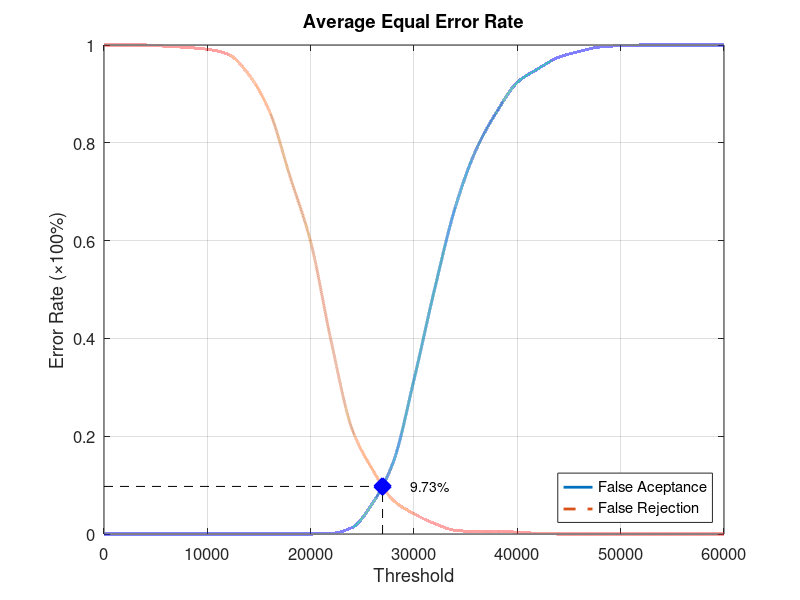
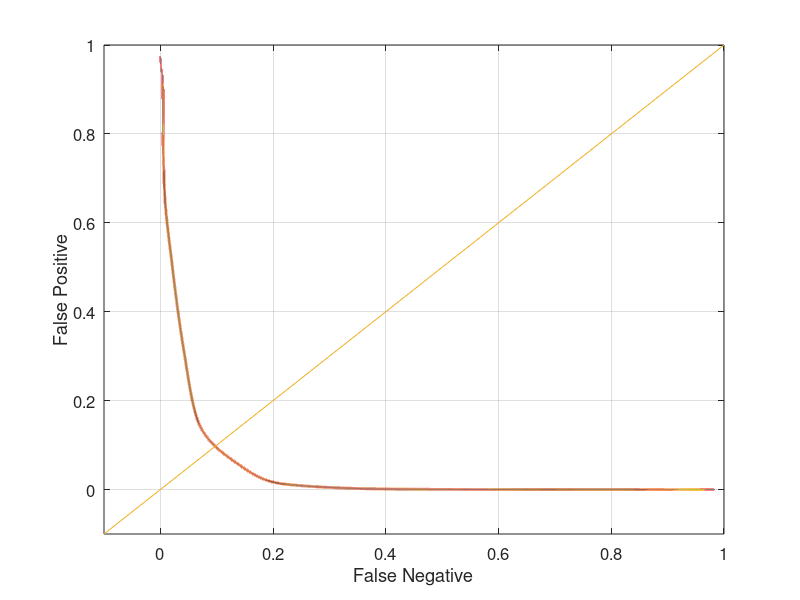

The MATLAB script that drew these images, in order:
function yEER = Experiment2Average
close all;
clear;
clc;
x = 0:2000:60000;
xq = 0:0.5:60000;

y0 = [0 0 0 0 0 0 0 0 0 0 0 0.00131579 0.0131579 0.0631579 0.147368 0.315789 0.501316 0.668421 0.785526 0.863158 0.923684 0.951316 0.975 0.986842 0.996053 0.998684 1 1 1 1 1];
yy0 = interp1(x, y0, xq, 'pchip');
y1 = [1 1 1 0.9975 0.995 0.99125 0.98125 0.94 0.865 0.73125 0.5975 0.3925 0.215 0.13125 0.06875 0.04125 0.02125 0.0075 0.005 0.005 0.00375 0.00125 0 0 0 0 0 0 0 0 0];
yy1 = interp1(x, y1, xq, 'pchip');

% Calculating EER: 
y2 = abs(y0 - y1);
find(y2 == min(y2))
yy2 = abs(yy0 - yy1);
xEER = find(yy2 == min(yy2));
xEERIndex = xq(xEER) % X-axis EER
yEER = yy0(xEER) % Y-axis EER

main = figure
plot(xq, yy0,'-','LineWidth', 2);	hold on
plot(xq, yy1,'--','LineWidth', 2);	hold on
plot([xEERIndex xEERIndex], [0 yEER], 'k--');	hold on
plot([0 xEERIndex], [yEER yEER], 'k--');	hold on
plot(xEERIndex, yEER, 'bx', 'LineWidth', 10);	hold on
text(xEERIndex + 10 * xEERIndex / 100, yEER, [num2str(round((10000 * yEER)) / 100) '%'])
legend('False Aceptance', 'False Rejection', 'Location', 'SouthEast')
xlabel('Threshold')
ylabel('Error Rate (\times100%)')
title('Average Equal Error Rate')
set(gca, 'FontSize', 12)
axis([0 60000 0 1])
grid on

print(main, 'Experiment2AverageMain', '-dpng');
FNRxFPR = figure('Color', [1 1 1]);
plot(yy1, yy0, '-', yy1, yy0, 'LineWidth', 2);
hold on
y = -0.1:0.1:1
plot(y, y); 
set(gca, 'FontSize', 12)
xlabel('False Negative')
ylabel('False Positive')
axis([-0.1 1 -0.1 1])
set(gca, 'FontSize', 12)
grid on

print(FNRxFPR, 'Experiment2AverageFNRxFPR','-dpng');
end
